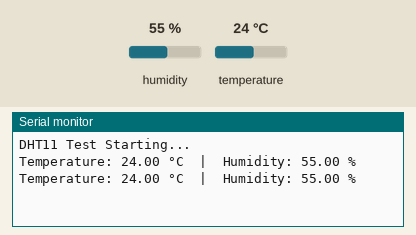
The sketch below on a simulated ESP32. Parts: the last lines printed to the serial monitor. Inputs (shaded band) come from the test bench; at power-on: humidity 55 %, temperature 24 °C.

Above: at 4.8 s.
4.9 s: humidity set to 22 %
At 6.7 s:
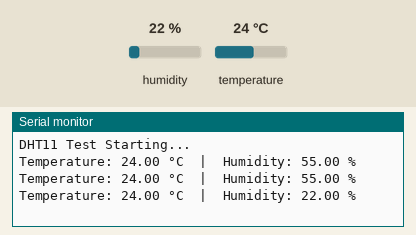
7.9 s: temperature set to 12 °C
At 9.0 s:
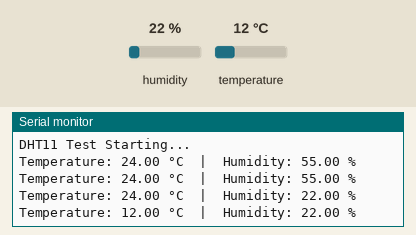
10.9 s: humidity set to 40 %
At 12.6 s:
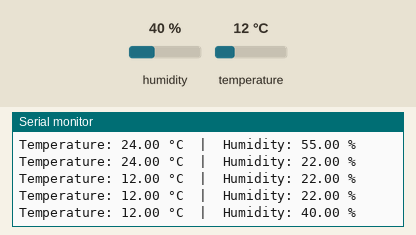
Timing chart, 0 to 14.1 s (numbered marks = the images above; inputs shaded):
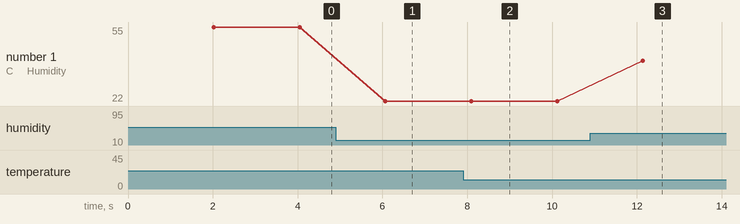

Measured:
- after the input at 4.9 s, the serial monitor: prints a new line after 1.2 s (image 1)
- after the input at 7.9 s, the serial monitor: prints a new line after 0.19 s (image 2)
- after the input at 10.9 s, the serial monitor: prints a new line after 1.2 s (image 3)
- plotted number 1: 55 → 22 after the input at 4.9 s, 22 → 40 after the input at 10.9 s

The sketch:

dht11_test.ino
```cpp
#include <DHT.h>

#define DHTPIN 4
#define DHTTYPE DHT11

DHT dht(DHTPIN, DHTTYPE);

void setup() {
  Serial.begin(115200);
  Serial.println("DHT11 Test Starting...");
  dht.begin();
}

void loop() {
  delay(2000);

  float humidity = dht.readHumidity();
  float temperature = dht.readTemperature();

  if (isnan(humidity) || isnan(temperature)) {
    Serial.println("ERROR: Failed to read from DHT11!");
    return;
  }

  Serial.print("Temperature: ");
  Serial.print(temperature);
  Serial.print(" °C  |  Humidity: ");
  Serial.print(humidity);
  Serial.println(" %");
}
```

combined_sensors.ino
```cpp

```

mq135_test.ino
```cpp

```
